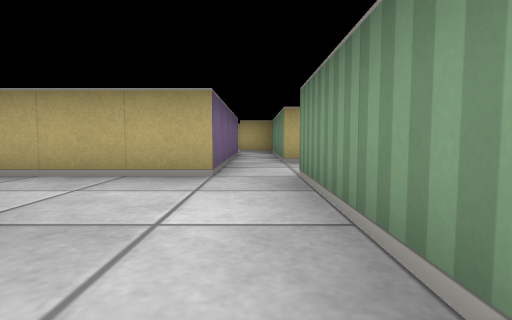
View 1 (above)

16 first-person views from a walk through a cub3D level. The camera is about half as high as the walls, tilts 4° down and sees 80° across. The floor is counted in squares. Each view is taken from the middle of a square. On the plan, view 1 faces up. The plan holds only what a view shows up to about 9 squares ahead; the rest is blank.

View 2
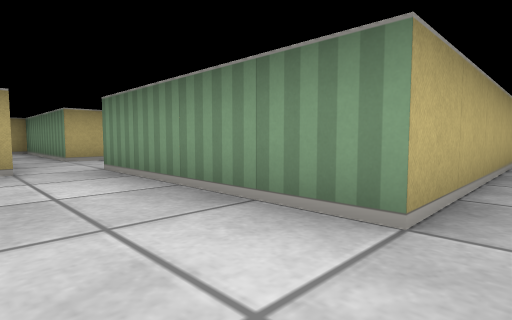

View 3
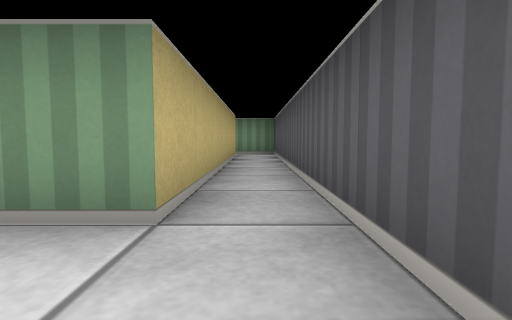

View 4
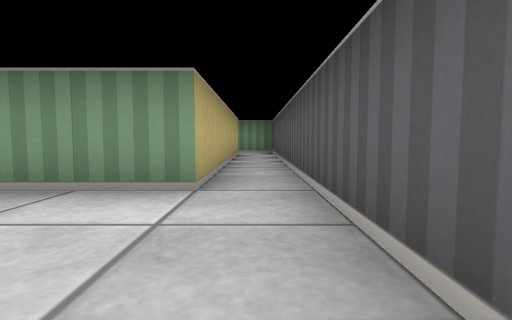

View 5
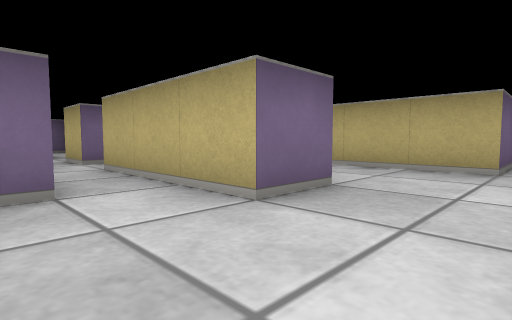

View 6
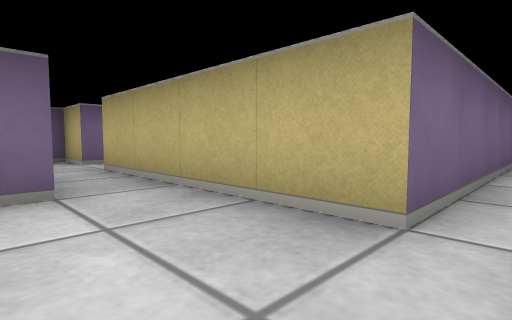

View 7
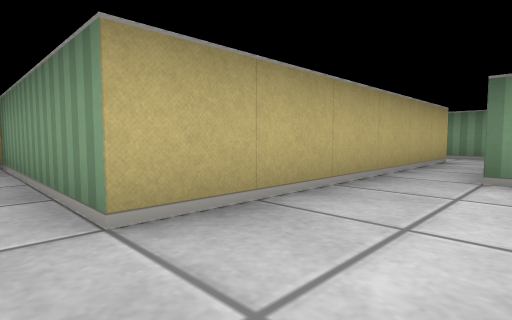

View 8
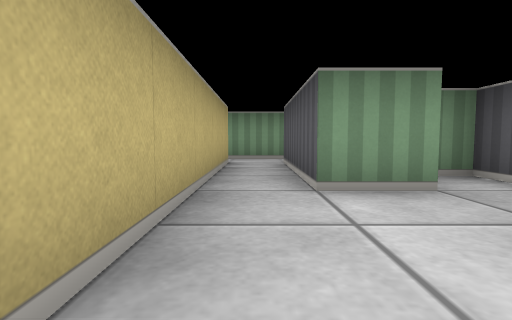

View 9
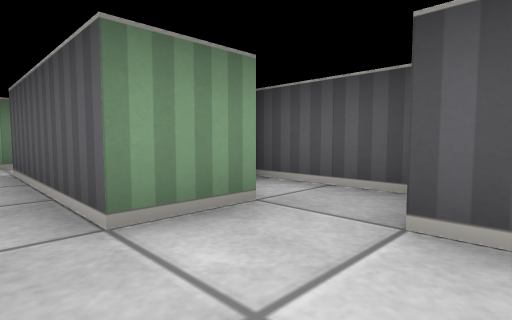

View 10
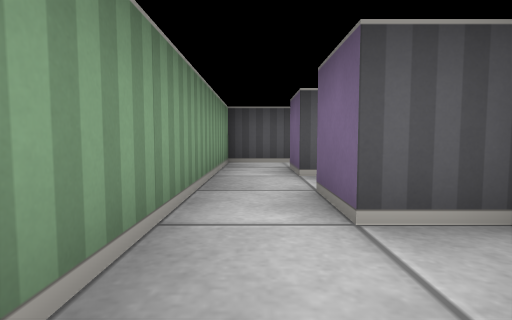

View 11
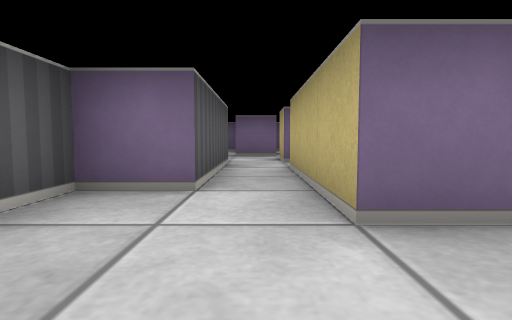

View 12
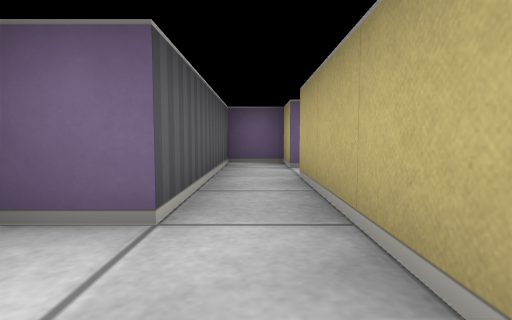

View 13
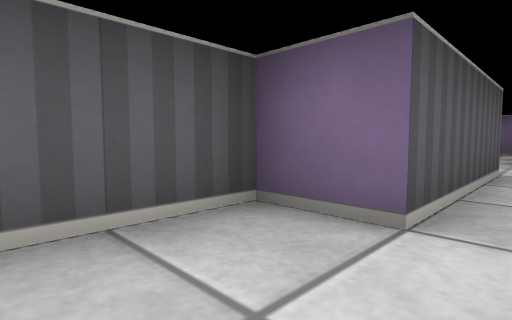

View 14
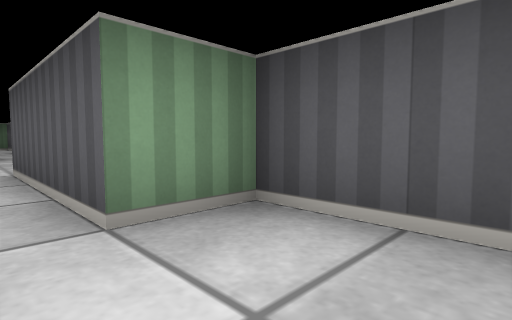

View 15
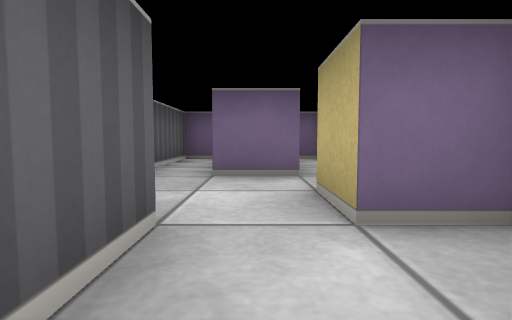

View 16
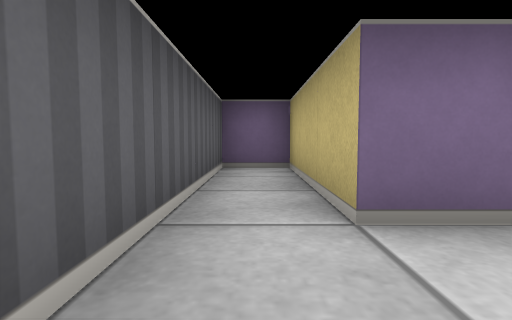

### Floor plan
Ten units are one square. View 1 is at (0, 0); x grows to the right and y downward. Boxes are objects, and circles mark ways between rooms. Rooms are numbered by the first view taken in them; rooms with no view inside come last. Other rooms are left out.
<svg viewBox="-110 -90 190 110">
<path fill="none" stroke="#000" d="M-15 -16 -15 -5 -45 -5M-5 -35 -45 -35M-45 5 -25 5 -25 15 75 15 75 -4M-54 -35 -65 -35 -65 -25 -25 -25 -25 -16M65 -5 65 5 5 5 5 -35M20 -35 25 -35M35 -55 5 -55 5 -85M35 -34 35 -45M28 -25 45 -25M-5 -82 -5 -35M56 -25 65 -25 65 -15M75 -4 75 -46M-75 -6 -75 5 -105 5 -105 15 -55 15 -55 5 -45 5M-55 -14 -55 -5 -65 -5M65 -55 35 -55M75 -46 75 -58M35 -45 65 -45"/>
<circle cx="0" cy="-30" r="3" fill="#2a7"/>
<circle cx="70" cy="0" r="3" fill="#2a7"/>
<circle cx="-50" cy="0" r="3" fill="#2a7"/>
<circle cx="30" cy="-50" r="3" fill="#2a7"/>
<circle cx="70" cy="-40" r="3" fill="#2a7"/>
<text x="0" y="-10">1</text>
<text x="10" y="-50">2</text>
<text x="50" y="-10">3</text>
<text x="-70" y="0">4</text>
<text x="60" y="-50">5</text>
</svg>
Room 1 opens to room 2. Room 1 opens to room 3. Room 1 opens to room 4. Room 2 opens to room 5. Room 3 opens to room 5.

Where each view was taken, in squares from view 1:
view 1: 0 up, 0 right, facing up
view 2: 1 down, 1 left, facing up-right
view 3: 1 down, 1 left, facing right
view 4: 1 down, 2 left, facing right
view 5: 1 down, 0 right, facing up-left
view 6: 2 up, 0 right, facing up-left
view 7: 4 up, 0 right, facing up-right
view 8: 5 up, 1 right, facing right
view 9: 5 up, 2 right, facing down-right
view 10: 4 up, 7 right, facing down
view 11: 0 up, 0 right, facing left
view 12: 3 up, 1 left, facing left
view 13: 0 up, 1 left, facing down-left
view 14: 0 up, 7 left, facing down-right
view 15: 0 up, 4 left, facing left
view 16: 1 down, 6 left, facing left
